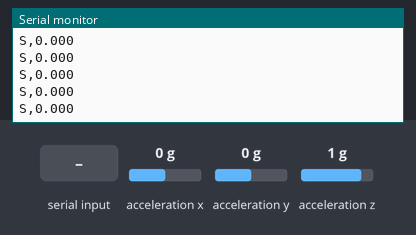
Bench run of a sketch on a simulated ESP32. On the bench: the last lines printed to the serial monitor. Wiring (inferred from the names in the program): ADXL345 accelerometer at I2C address 0x53. The test bench sets the inputs (shaded band); at power-on: acceleration x 0 g, acceleration y 0 g, acceleration z 1 g.

Above: at 1.4 s.
1.5 s: "C\n" received over Serial
4.0 s: acceleration x set to -1.4 g
At 5.1 s:
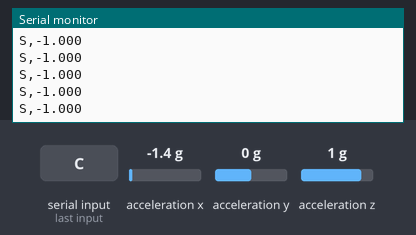
5.5 s: "C\n" received over Serial
8.0 s: acceleration x set to 0 g
At 9.1 s:
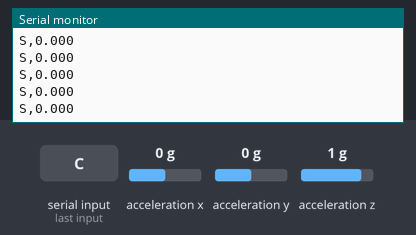
Timing chart, 0 to 10.5 s (numbered marks = the images above; inputs shaded):
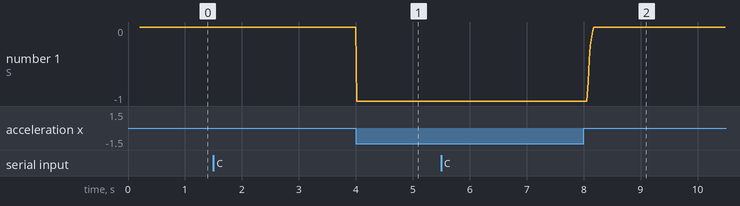

The sketch:

board_controller.ino
```cpp
/*
 * Snow Day board controller
 *
 * This runs on the ESP32 strapped to the skateboard. It reads how far the board
 * is tilted, turns that into a steering number between -1 (full left) and 1
 * (full right), and sends it to the laptop over the USB cable.
 *
 * Works with either an ADXL345 or an MPU-6050 sensor. It figures out which one
 * is plugged in by itself, so you don't need to change anything.
 *
 * To upload: in the Arduino IDE, install "esp32 by Espressif Systems" from the
 * Boards Manager and pick "ESP32 Dev Module". No extra libraries needed.
 *
 * Messages to and from the laptop (one per line, 115200 baud).
 * If you change these, change shared/protocol.ts too or the game stops listening.
 *   We send:     S,<steer>   steering value, about 50 times a second
 *                I,<text>    info for debugging (sensor found, calibrated, etc.)
 *   We receive:  C           recalibrate (rider stands still and balanced first)
 *                The game also sends H (hit) and L,<effect> (LED). This board has no
 *                buzzer or LED, so it ignores them.
 */
#include <Wire.h>
#include <math.h>

const int PIN_SDA = 21;
const int PIN_SCL = 22;

// ---------- Things you'll probably want to tweak while testing ----------

// Which way the sensor is mounted. If tilting the board does nothing much,
// try flipping USE_ROLL. If left steers right, flip INVERT.
const bool USE_ROLL = false;
const bool INVERT = true;

// How many degrees of tilt counts as "full lock". The board only rocks about
// 10-15 degrees, so keep this small or the rider can never turn fully.
const float MAX_TILT_DEG = 12.0;

// Small wobbles from just standing on the board are ignored. 0.08 means the
// first 8% of tilt in either direction does nothing.
const float DEADZONE = 0.08;

// Calibration only accepts a reading this close to level. The board is a seesaw, so with
// nobody on it, it rests tipped onto one end. Calibrating there would make "balanced"
// look like a hard lean and pin the rider to the edge of the screen.
const float CAL_MAX_DEG = 10.0;

// Smoothing. Lower = steadier but slower to react, higher = twitchier.
const float FILTER_ALPHA = 0.2;

const unsigned long SAMPLE_MS = 10;      // read the sensor 100 times a second
const unsigned long SEND_MS = 20;        // send steering 50 times a second

// ---------- Running state ----------
float neutralDeg = 0;   // the tilt reading when the rider is standing level
float filteredDeg = 0;  // smoothed tilt reading
bool sensorOk = false;
unsigned long lastSample = 0, lastSend = 0, lastSensorRetry = 0;
String inbox;  // collects incoming characters until we get a full line

// ---------- Talking to the sensor ----------
// Both sensors use I2C: each chip has an address, and you read or write
// numbered "registers" on it to configure it and get readings.

enum SensorType { SENSOR_NONE, SENSOR_ADXL345, SENSOR_MPU6050 };
SensorType sensorType = SENSOR_NONE;
uint8_t sensorAddr = 0;

bool i2cPresent(uint8_t addr) {
  Wire.beginTransmission(addr);
  return Wire.endTransmission() == 0;
}

bool regWrite(uint8_t addr, uint8_t reg, uint8_t val) {
  Wire.beginTransmission(addr);
  Wire.write(reg);
  Wire.write(val);
  return Wire.endTransmission() == 0;
}

int regRead(uint8_t addr, uint8_t reg) {
  Wire.beginTransmission(addr);
  Wire.write(reg);
  if (Wire.endTransmission(false) != 0) return -1;
  if (Wire.requestFrom((int)addr, 1) != 1) return -1;
  return Wire.read();
}

// Looks for either sensor at its usual addresses and switches it on.
bool sensorInit() {
  sensorType = SENSOR_NONE;

  // An ADXL345 always answers 0xE5 when you ask for its ID, so that's how we know it's one.
  const uint8_t adxlAddrs[] = {0x53, 0x1D};
  for (uint8_t a : adxlAddrs) {
    if (i2cPresent(a) && regRead(a, 0x00) == 0xE5) {
      regWrite(a, 0x31, 0x08);  // range +-2 g, which is plenty for tilting
      regWrite(a, 0x2C, 0x0A);  // 100 readings a second
      regWrite(a, 0x2D, 0x08);  // start measuring (it starts asleep)
      sensorType = SENSOR_ADXL345;
      sensorAddr = a;
      Serial.printf("I,sensor ADXL345 found at 0x%02X\n", a);
      return true;
    }
  }

  const uint8_t mpuAddrs[] = {0x68, 0x69};
  for (uint8_t a : mpuAddrs) {
    if (i2cPresent(a) && regWrite(a, 0x6B, 0x00)) {  // wake it up (it starts asleep)
      regWrite(a, 0x1C, 0x00);                        // range +-2 g
      regWrite(a, 0x1A, 0x03);                        // built-in smoothing to cut vibration noise
      sensorType = SENSOR_MPU6050;
      sensorAddr = a;
      Serial.printf("I,sensor MPU-6050 found at 0x%02X (WHO_AM_I=0x%02X)\n", a, regRead(a, 0x75));
      return true;
    }
  }
  return false;
}

// Gets acceleration on each axis in g (1 g = gravity). Returns false if the read fails.
bool readAccel(float &ax, float &ay, float &az) {
  if (sensorType == SENSOR_NONE) return false;
  uint8_t startReg = sensorType == SENSOR_ADXL345 ? 0x32 : 0x3B;
  Wire.beginTransmission(sensorAddr);
  Wire.write(startReg);
  if (Wire.endTransmission(false) != 0) return false;
  if (Wire.requestFrom((int)sensorAddr, 6) != 6) return false;

  // Each axis comes as 2 bytes. The two chips put the bytes in opposite order
  // and use different scales, which is why there are two branches here.
  uint8_t b[6];
  for (int i = 0; i < 6; i++) b[i] = Wire.read();
  int16_t rx, ry, rz;
  float lsbPerG;
  if (sensorType == SENSOR_ADXL345) {
    rx = (int16_t)(b[1] << 8 | b[0]);
    ry = (int16_t)(b[3] << 8 | b[2]);
    rz = (int16_t)(b[5] << 8 | b[4]);
    lsbPerG = 256.0;
  } else {
    rx = (int16_t)(b[0] << 8 | b[1]);
    ry = (int16_t)(b[2] << 8 | b[3]);
    rz = (int16_t)(b[4] << 8 | b[5]);
    lsbPerG = 16384.0;
  }
  ax = rx / lsbPerG;
  ay = ry / lsbPerG;
  az = rz / lsbPerG;
  return true;
}

// Works out the board's tilt in degrees from which way gravity is pulling.
// Returns NAN (not a number) if the sensor didn't answer.
float readTiltDeg() {
  float ax, ay, az;
  if (!readAccel(ax, ay, az)) return NAN;
  // Using fabs(az) means it still works if the sensor is mounted upside down under the deck.
  float deg = USE_ROLL ? atan2(ay, fabs(az)) * 180.0 / PI
                       : atan2(-ax, sqrt(ay * ay + az * az)) * 180.0 / PI;
  return INVERT ? -deg : deg;
}

// Records "level" as whatever the board reads right now, averaged over about
// a second. Have the rider stand still and balanced in the middle, then press C.
// If the board is clearly tipped (e.g. resting on one end), it refuses and keeps the old value.
void calibrate() {
  float sum = 0;
  int n = 0;
  for (int i = 0; i < 100; i++) {
    float d = readTiltDeg();
    if (!isnan(d)) { sum += d; n++; }
    delay(10);
  }
  if (n > 50) {  // only trust it if most readings worked
    float avg = sum / n;
    if (fabs(avg) > CAL_MAX_DEG) {
      Serial.printf("I,calibration skipped: board tipped %.1f deg. Stand level and press C\n", avg);
      return;
    }
    neutralDeg = avg;
    filteredDeg = neutralDeg;
    Serial.printf("I,calibrated neutral=%.2f deg\n", neutralDeg);
  } else {
    Serial.println("I,calibration failed: sensor not answering");
  }
}


// Deals with one line sent from the laptop. Anything we don't recognise
// (like the game's hit and LED messages) is simply ignored.
void handleCommand(String cmd) {
  cmd.trim();
  if (cmd == "C") {
    calibrate();
  }
}

// setup() runs once when the board powers on.
void setup() {
  Serial.begin(115200);
  Wire.begin(PIN_SDA, PIN_SCL);
  Wire.setClock(400000);
  delay(200);  // give the sensor a moment to power up
  sensorOk = sensorInit();
  // No automatic calibration here: with nobody on it the board rests tipped onto one end.
  // Start from "level = 0 degrees" (the sensor lies flat on the deck), then press C on the
  // host with the rider balanced to fine-tune.
  if (sensorOk) Serial.println("I,ready: level = 0 deg. Press C with the rider balanced to fine-tune");
  else Serial.println("I,no ADXL345/MPU-6050 found: check SDA/SCL/3V3/GND (ADXL345: CS to 3V3)");
}

// loop() runs over and over forever. Nothing in here waits around, so reading
// the sensor, sending steering and listening to the laptop all happen at once.
void loop() {
  unsigned long now = millis();

  // Collect characters from the laptop until we have a full line, then act on it.
  while (Serial.available()) {
    char c = (char)Serial.read();
    if (c == '\n') { handleCommand(inbox); inbox = ""; }
    else if (inbox.length() < 32) inbox += c;
  }

  // If the sensor isn't working (e.g. a wire came loose), try to find it again once a second.
  if (!sensorOk && now - lastSensorRetry > 1000) {
    lastSensorRetry = now;
    sensorOk = sensorInit();
    // Keep the existing calibration: the board could be tipped at any angle right now.
    if (sensorOk) Serial.println("I,sensor back");
    else Serial.println("I,no ADXL345/MPU-6050 found: check SDA/SCL/3V3/GND (ADXL345: CS to 3V3)");
  }

  if (sensorOk && now - lastSample >= SAMPLE_MS) {
    lastSample = now;
    float d = readTiltDeg();
    if (isnan(d)) {
      sensorOk = false;  // lost the sensor: steering goes back to centre until it's found again
    } else {
      // Move the smoothed value a little towards the new reading each time.
      filteredDeg += (d - filteredDeg) * FILTER_ALPHA;
    }
  }

  if (now - lastSend >= SEND_MS) {
    lastSend = now;
    float steer = 0;
    if (sensorOk) {
      // How far from level we are, as a fraction of full lock.
      steer = (filteredDeg - neutralDeg) / MAX_TILT_DEG;
      // Ignore tiny wobbles, then stretch the rest so it still goes smoothly from 0 to 1.
      float a = fabs(steer);
      steer = a <= DEADZONE ? 0 : (steer > 0 ? 1 : -1) * fmin(1.0, (a - DEADZONE) / (1 - DEADZONE));
    }
    Serial.printf("S,%.3f\n", steer);
  }
}
```

Measured:
- after the input at 4.0 s, the serial monitor: prints a new line at once (image 1)
- after the input at 8.0 s, the serial monitor: prints a new line after 0.08 s (image 2)
- plotted number 1: 0 → -1 after the input at 4.0 s, -1 → 0 after the input at 8.0 s
